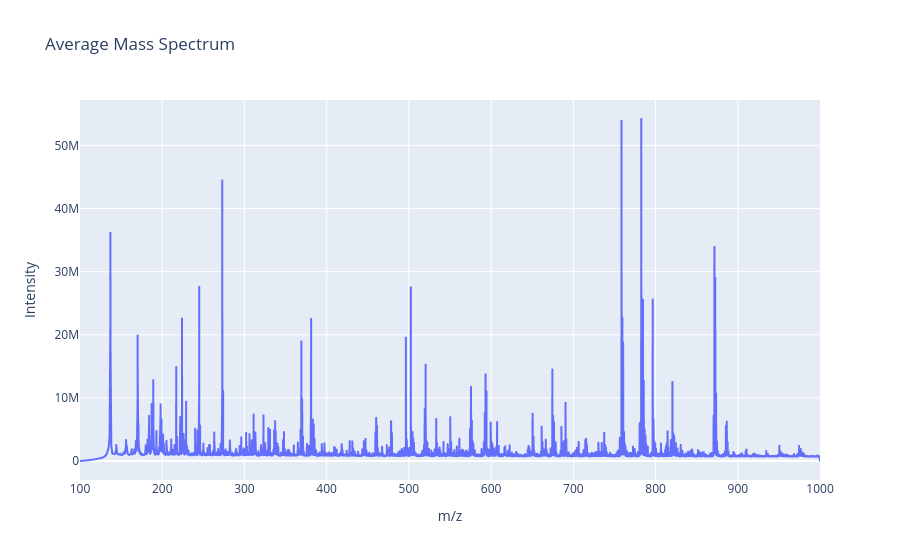

Notebook cell for this chart:
### Code cell
import matplotlib.pyplot as plt
import plotly.express as px

# Plot the average mass spectrum
fig = px.line(x=mz_values, y=intensities, labels={'x': 'm/z', 'y': 'Intensity'}, title='Average Mass Spectrum')
fig.update_layout(xaxis_title='m/z', yaxis_title='Intensity')
fig.show()
print(mz_values.shape)

plt.figure(figsize=(12, 5))
plt.plot(mz_values, intensities)
plt.xlabel('m/z')
plt.ylabel('Average Intensity')
plt.title('Average Mass Spectrum')
plt.xlim(min(mz_values), max(mz_values))
plt.grid(True, alpha=0.3)
plt.show()

### Figure 1 — Plotly figure (JSON) as saved in the notebook; plotly's stock layout.template omitted (floating-point values rounded to 4 significant figures; data arrays with more than 128 entries replaced by an {"elided": "..."} marker saying what was removed)
{"data": [{"hovertemplate": "m/z=%{x}<br>Intensity=%{y}<extra></extra>", "legendgroup": "", "line": {"color": "#636efa", "dash": "solid"}, "marker": {"symbol": "circle"}, "mode": "lines", "name": "", "showlegend": false, "type": "scattergl", "x": {"elided": "10000 float values"}, "xaxis": "x", "y": {"elided": "10000 float values"}, "yaxis": "y"}], "layout": {"legend": {"tracegroupgap": 0}, "title": {"text": "Average Mass Spectrum"}, "xaxis": {"anchor": "y", "domain": [0, 1], "title": {"text": "m/z"}}, "yaxis": {"anchor": "x", "domain": [0, 1], "title": {"text": "Intensity"}}}}
